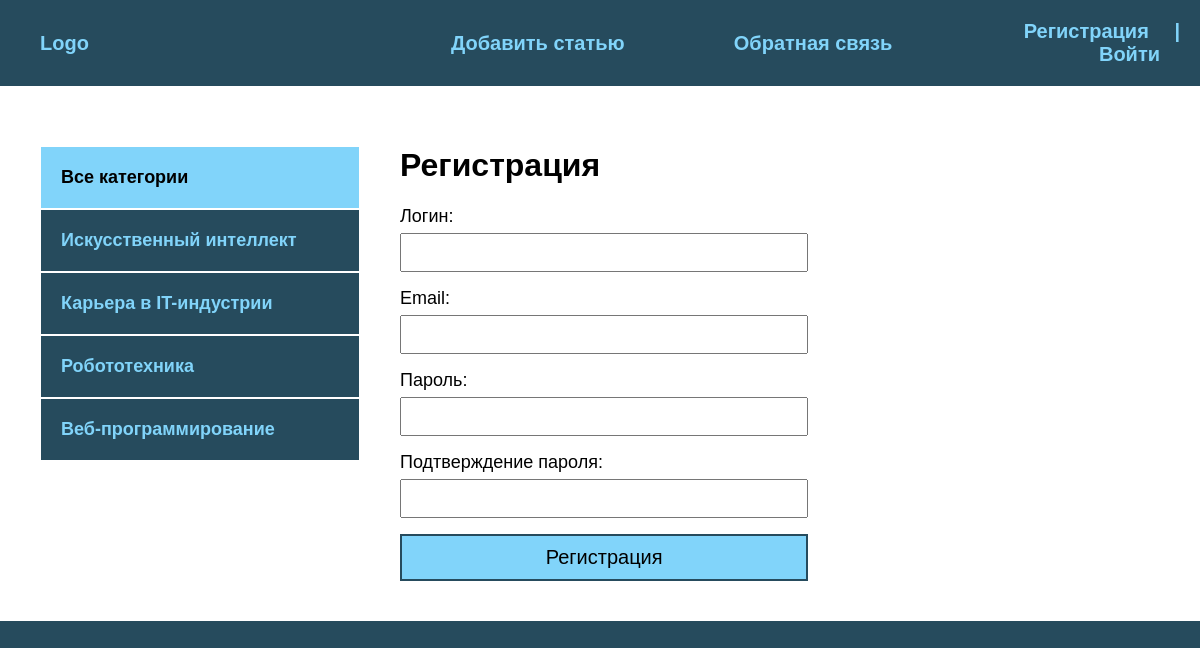
Screenshot of /register/ with the database file from the repository.
### blog/models.py (models this page shows, shortened)
class Category(models.Model):
    name = models.CharField(max_length=100, verbose_name = "Категория")
    slug = models.SlugField(max_length=100, unique=True, verbose_name = "URL")
    def get_absolute_url(self):
        return reverse('category', kwargs={'cat_slug': self.slug})
    class Meta:
        verbose_name = "категория"
        verbose_name_plural = "категории"

### blog/views.py (the view, shortened to what this page needs)
# urls.py: path('register/', RegisterUser.as_view(), name='register'),
class RegisterUser(DataMixin, CreateView):
    form_class = RegisterUserForm
    template_name = 'blog/register.html'
    success_url = reverse_lazy('login')
    def get_context_data(self, *, object_list=None, **kwargs):
        context = super().get_context_data(**kwargs)
        c_def = self.get_user_context(title="Регистрация")
        return dict(list(context.items()) + list(c_def.items()))

### blog/forms.py
class RegisterUserForm(UserCreationForm):
    username = forms.CharField(label='Логин', widget=forms.TextInput(attrs=({'class': 'form-input'})))
    email = forms.EmailField(label="Email", widget=forms.EmailInput(attrs=({'class': 'form-input'})))
    password1 = forms.CharField(label="Пароль", widget=forms.PasswordInput(attrs=({'class': 'form-input'})))
    password2 = forms.CharField(label="Подтверждение пароля", widget=forms.PasswordInput(attrs=({'class': 'form-input'})))
    class Meta:
        model = User
        fields = ('username', 'email', 'password1', 'password2')

### blog/utils.py (called while the page is built)
    def get_user_context(self, **kwargs):
        context = kwargs
        cats = Category.objects.annotate(Count('blog'))
        user_menu = menu.copy()
        if not self.request.user.is_authenticated:
            user_menu.pop(0)
        context['menu'] = menu
        context['cats'] = cats
        if 'cat_selected' not in context:
            context['cat_selected'] = 0
        return context

### blog/templates/blog/register.html (shortened to what this page needs)
{% extends 'blog/base.html' %}
{% block content %}
<h1>{{ title }}</h1>
<form method="post">
  {{ form.as_p }}
  <button>Регистрация</button>
</form>
{% endblock %}

### blog/templates/blog/base.html (shortened to what this page needs)
<!DOCTYPE html>
{% load static %}
{% load blog_tags %}
<html lang="en">
<head>
    <link rel="stylesheet" href="{% static 'css/style.css' %}">
</head>
<body>
<div class="header">
    <div class="wrap">
        <ul class="mainmenu">
            <li class="logo"><a href="{% url 'index' %}">Logo</a></li>
            {% for m in menu %}
            <li class="last"><a href="{% url m.url_name %}">{{ m.title }}</a></li>
            {% endfor %}
            {% if request.user.is_authenticated %}
            <li class="last">{{ user.username }} | <a href="{% url 'logout' %}">Выйти</a></li>
            {% else %}
            <li class="last"><a href="{% url 'register' %}">Регистрация</a> | <a
                    href="{% url 'login' %}">Войти</a></li>
            {% endif %}
        </ul>
    </div>
</div>
<div class="content">
    <div class="wrap">
        <div class="sidebar">
            <ul>
                {% if cat_selected == 0 %}
                <li class="selected">Все категории</li>
                {% else %}
                <li><a href="{% url 'index' %}">Все категории</a></li>
                {% endif %}
                {% for c in cats %}
                {% if c.blog__count > 0 %}
                {% if c.pk == cat_selected %}
                <li class="selected">{{ c.name }}</li>
                {% else %}
                <li>
                    <a href="{{ c.get_absolute_url }}">{{ c.name }}</a>
                </li>
                {% endif %}
                {% endif %}
                {% endfor %}
            </ul>
        </div>
        <div class="main">
            {% block content %}
            {% endblock %}
        </div>
    </div>
</div>
</body>
</html>

### blog/static/css/style.css (style rules this page uses)
body { margin: 0; padding: 0; background: #264b5d; font-family: Verdana, Geneva, Tahoma, sans-serif; }
.wrap { max-width: 1200px; margin: 0 auto; }
.content .wrap { background: #FFF; padding: 40px; box-sizing: border-box; display: flex; }
ul { list-style: none; margin: 0; padding: 0; }
a { color: #81d4fa; text-decoration: none; padding: 20px; }
.mainmenu { display: flex; align-items: center; justify-content: space-between; font-size: 20px; font-weight: bold; padding: 20px; }
.logo { flex-basis: 40%; }
.last { flex-basis: 30%; text-align: right; color: #81d4fa; }
.sidebar ul { width: 320px; margin-right: 40px; margin-top: 20px; }
.sidebar a { padding: 20px; display: block; border: 1px solid #FFF; background: #264b5d; font-weight: bold; font-size: 18px; }
.selected { font-size: 18px; padding: 20px; border: 1px solid #FFF; font-weight: bold; background: #81d4fa; }
.form-input { width: 100%; padding: 10px; box-sizing: border-box; }
button { background: #81d4fa; border: 2px solid #264b5d; width: 100%; padding: 10px; font-size: 20px; cursor: pointer; }
form label { font-size: 18px; }
input, textarea { width: 100%; margin-top: 6px; padding: 6px; box-sizing: border-box; }
label { font-size: 20px; }
.last a { display: inline; }

### rows the page displays
Category: name "Искусственный интеллект"
Category: name "Карьера в IT-индустрии"
Category: name "Робототехника"
Category: name "Веб-программирование"

### other values shown
{{ m.title }} "Добавить статью" "Обратная связь"
{{ title }} "Регистрация"
